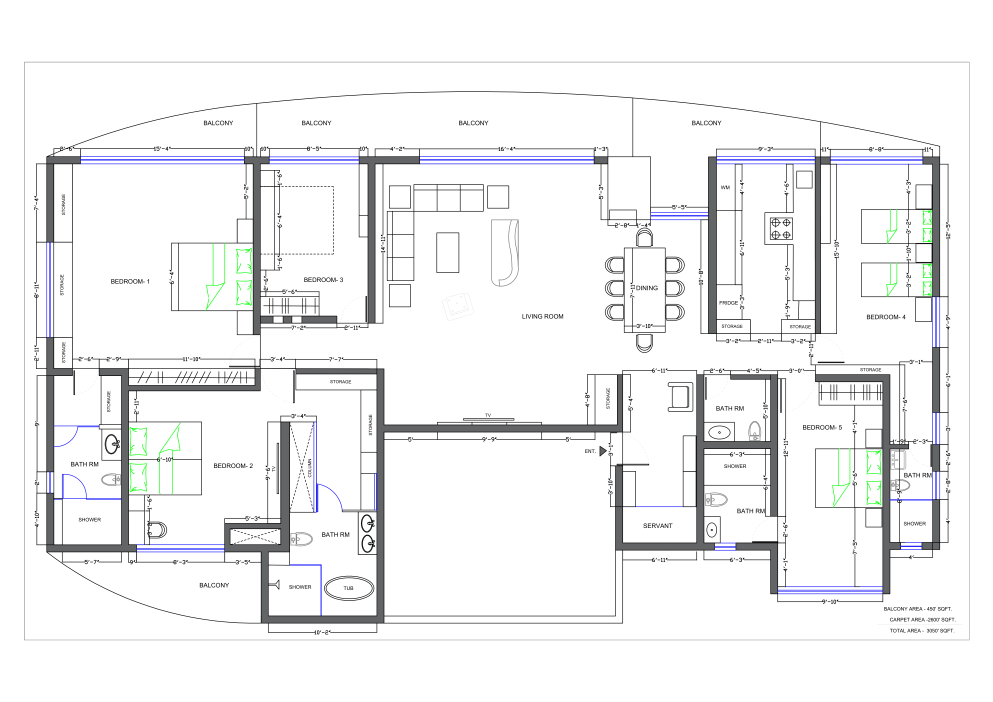
#> input picture vastu/TEST_IMAGE/VEERA_HT.png, 4963 x 3508 px (shown at 1/5 size)
$ jupyter execute --allow-errors test.ipynb
#> lines starting #> are read from the running program, lines starting #| are printed output that depends on the picture; after the words box and inside, x2 and y2 are one past the last pixel; in counts of white or black regions, pixels touching at a corner belong together
[cell 1]
import cv2
import numpy as np
import matplotlib.pyplot as plt
from pyproj import Proj, transform

# [7 lines left out: function show_image, not called in this run]

def process_blueprint(blueprint_path: str, center_lat: float, center_lon: float, point_lat: float, point_lon: float):

#> called with blueprint_path = './TEST_IMAGE/VEERA_HT.png', center_lat = 19.03, center_lon = 72.85, point_lat = 19.03, point_lon = 72.85
    def calculate_north_angle(center_lat: float, center_lon: float, point_lat: float, point_lon: float) -> float:
        """Calculates the angle of true North based on two geographic points."""
        in_proj = Proj('epsg:4326')  # WGS84
        out_proj = Proj('epsg:3857') # Web Mercator

        center_x, center_y = transform(in_proj, out_proj, center_lon, center_lat, always_xy=True)
        point_x, point_y = transform(in_proj, out_proj, point_lon, point_lat, always_xy=True)

        delta_x = point_x - center_x
        delta_y = point_y - center_y
        angle_rad = np.arctan2(delta_y, delta_x)
        angle_deg = np.degrees(angle_rad)

        rotation_angle = 90 - angle_deg
        return rotation_angle

    # [111 lines left out: functions overlay_image, draw_annotations, not called in this run]

    # --- Main Script ---

    # Step 1: Load images
    try:
        img = cv2.imread(blueprint_path, cv2.IMREAD_UNCHANGED)
#> img is the input picture: shape (3508, 4963, 3); mean B, G, R 241.9, 241.1, 240.7
        img2 = cv2.imread('shakti_chakra.png', cv2.IMREAD_UNCHANGED)
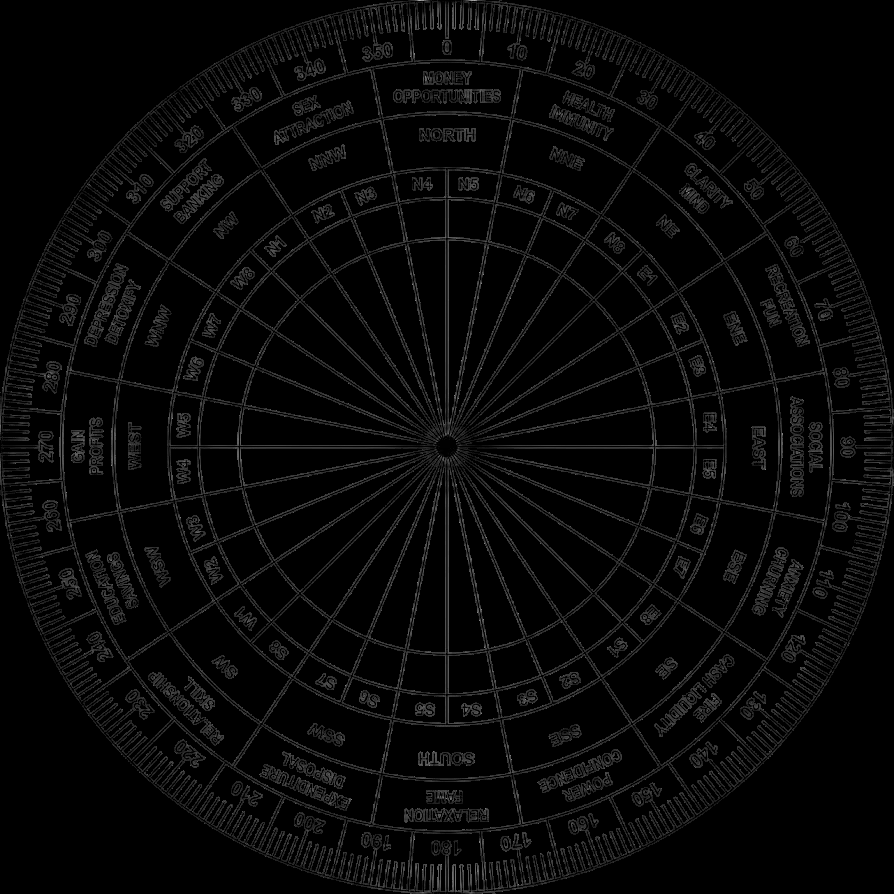
#> input picture vastu/shakti_chakra.png, 894 x 894 px
#> img2 is the input picture: shape (894, 894, 4); mean B, G, R, A 8.3, 8.3, 8.3, 29.9
        if img is None:
            raise FileNotFoundError("Could not read the main image ('utsavhome.png'). Please check the file path.")
    except FileNotFoundError as e:
        print(e)
        exit()

    output_img = img.copy()
    gray = cv2.cvtColor(img, cv2.COLOR_BGR2GRAY)
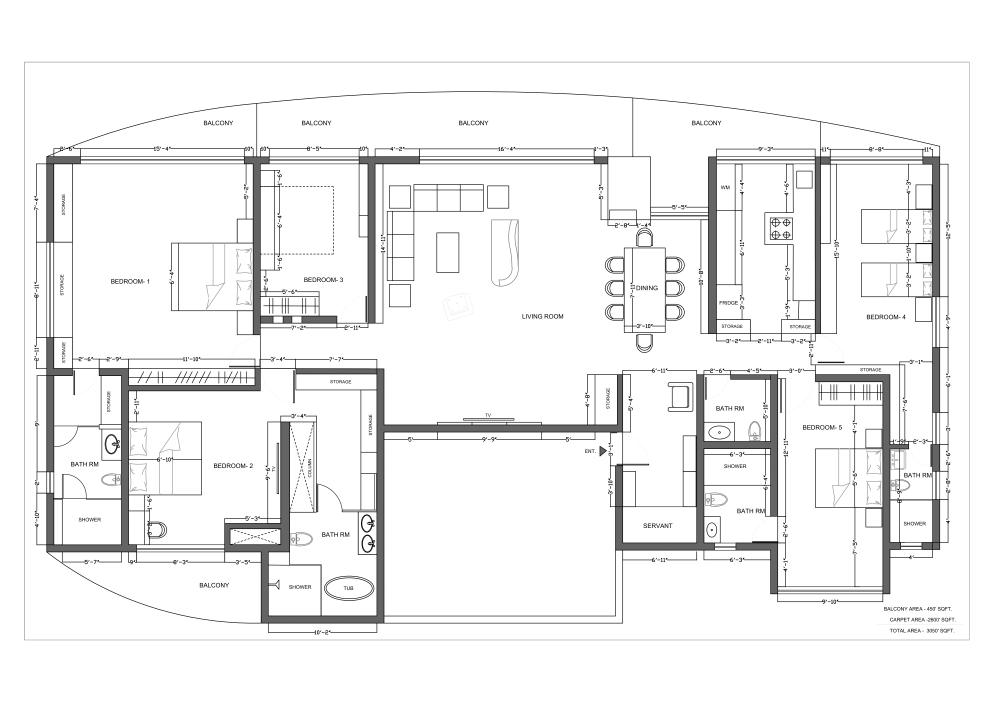
#> gray: shape (3508, 4963) (shown at 1/5 size); min 0, max 255, mean 241.1

    # Step 2: Threshold to binary
    _, binary = cv2.threshold(gray, 200, 255, cv2.THRESH_BINARY_INV)
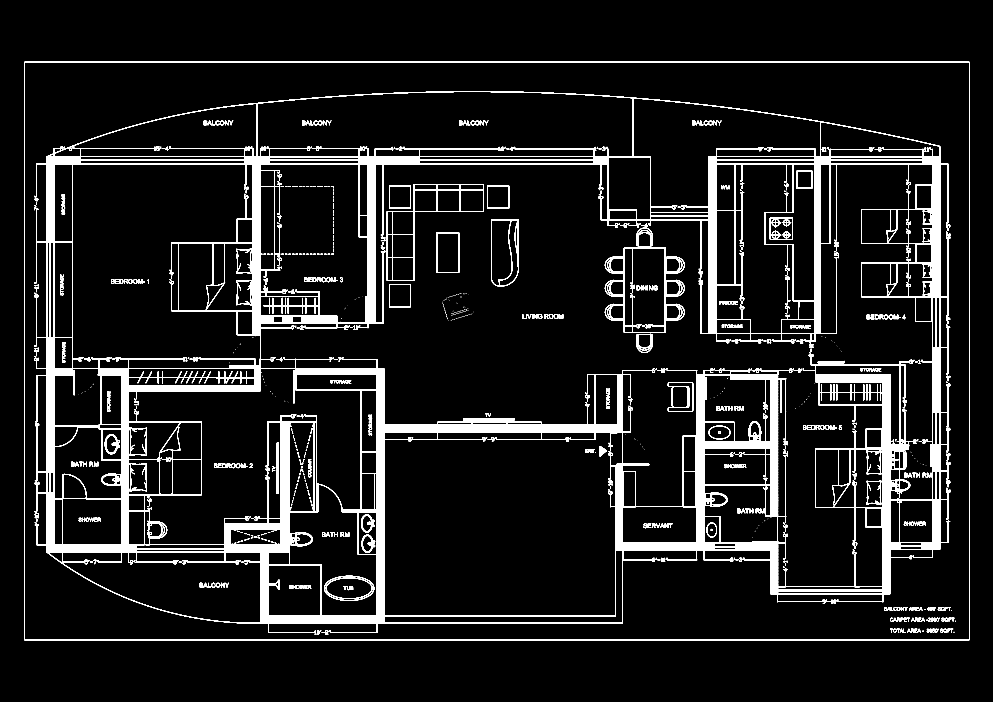
#> binary: shape (3508, 4963) (shown at 1/5 size); 7.7% white; 1187 white regions (318 under 20 px), largest, box (x1, y1, x2, y2) and area: (172, 457, 4751, 3172) 1118849, (121, 309, 4847, 3201) 38064, (3024, 1238, 3423, 1665) 17873

    # Step 3: Morphological closing
    kernel = cv2.getStructuringElement(cv2.MORPH_RECT, (11, 11))
    closed = cv2.morphologyEx(binary, cv2.MORPH_CLOSE, kernel)
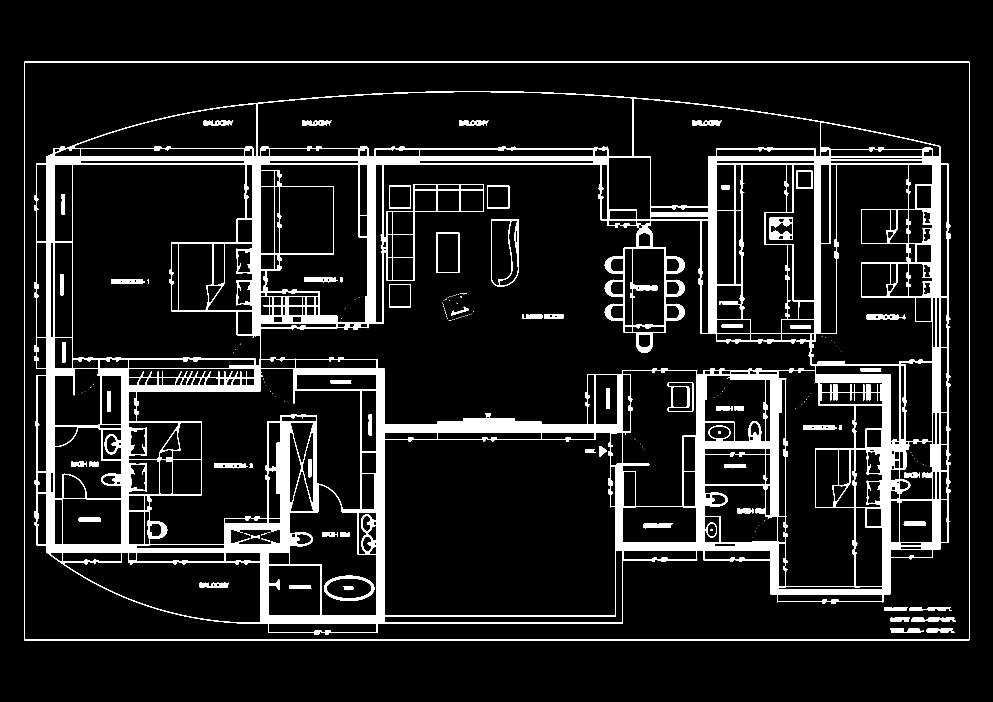
#> closed: shape (3508, 4963) (shown at 1/5 size); 8.9% white; 288 white regions (213 under 20 px), largest, box (x1, y1, x2, y2) and area: (172, 457, 4751, 3172) 1394836, (121, 309, 4847, 3201) 38064, (3849, 1088, 3965, 1199) 7205

    # Step 4: Find connected components
    num_labels, labels, stats, centroids = cv2.connectedComponentsWithStats(closed, connectivity=8)
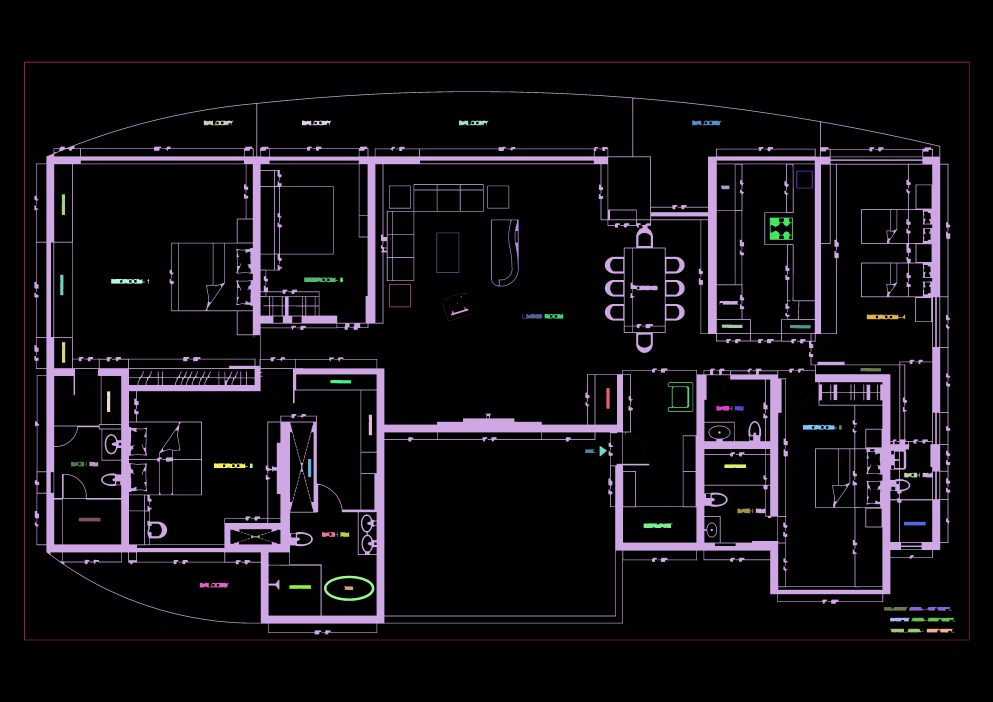
#> labels: shape (3508, 4963) int32 (shown at 1/5 size); 289 distinct labels, from 0 to 288; one colour per label, 0 black
#> num_labels = 289; stats = 289 rows, first 6: [0, 0, 4963, 3508, 15856286], [121, 309, 4726, 2892, 38064], [172, 457, 4579, 2715, 1394836], [1019, 603, 147, 24, 2343], [1510, 603, 147, 24, 2343], [2295, 603, 147, 24, 2329]; centroids = 289 pairs, first value 308.5 to 4695.5, second value 614.1 to 3152.6

    # Step 5: Find the biggest non-background component
    max_area = 0
    max_label = -1
    if num_labels > 1:
        for i in range(1, num_labels):
            area = stats[i, cv2.CC_STAT_AREA]
            x, y, w, h = stats[i, cv2.CC_STAT_LEFT], stats[i, cv2.CC_STAT_TOP], stats[i, cv2.CC_STAT_WIDTH], stats[i, cv2.CC_STAT_HEIGHT]
            aspect_ratio = max(w, h) / (min(w, h) + 1e-6) # Add epsilon to avoid division by zero
            if area > max_area and aspect_ratio < 4:
                max_area = area
                max_label = i
#> this loop made 288 passes
#> (area, x, y, w, h, aspect_ratio, max_area) on passes 1 to 2: (38064, 121, 309, 4726, 2892, 1.63, 38064), (1394836, 172, 457, 4579, 2715, 1.69, 1394836)
#> (area, x, y, w, h, aspect_ratio) on passes 3 to 8: (2343, 1019, 603, 147, 24, 6.12), (2343, 1510, 603, 147, 24, 6.12), (2329, 2295, 603, 147, 24, 6.12), (2436, 3461, 603, 146, 24, 6.08), (1138, 3982, 854, 81, 88, 1.09), (1409, 1945, 928, 109, 115, 1.06)
#> after the loop, max_area = 1394836; max_label = 2

    # Step 6: Process the largest component if found
    if max_label != -1:
        house_mask = np.zeros_like(binary)
        house_mask[labels == max_label] = 255

        # Step 7: Find contours of the main house
        contours, _ = cv2.findContours(house_mask, cv2.RETR_EXTERNAL, cv2.CHAIN_APPROX_SIMPLE)

        if contours:
            main_contour = max(contours, key=cv2.contourArea)

            # Get the centroid
            M = cv2.moments(main_contour)
            if M["m00"] == 0:
                raise ValueError("Cannot find centroid — zero area detected.")
            cx = int(M["m10"] / M["m00"])
            cy = int(M["m01"] / M["m00"])
            center = (cx, cy)

            # Get bounding box for scaling
            x, y, w, h = cv2.boundingRect(main_contour)
            bbox = (x, y, w, h)

            # south lendmark
            CENTER_LAT = center_lat
            CENTER_LON = center_lon

            # main loaction
            POINT_LAT = point_lat
            POINT_LON = point_lon


            print("Calculating North angle from geographic coordinates...")
            angle = calculate_north_angle(CENTER_LAT, CENTER_LON, POINT_LAT, POINT_LON)
            print(f"Calculated rotation angle: {angle:.2f} degrees")

            # Overlay the second image
            output_img = overlay_image(output_img, img2, center, w,h, rotation_angle=angle)

            # Draw all annotations
            output_img = draw_annotations(output_img, center, main_contour, bbox, angle)
            return output_img

        else:
            print("No contour found after filtering for the largest component.")
    else:
        print("No suitable component found for the house structure.")

# path_image = '12.png'
path_image = './TEST_IMAGE/VEERA_HT.png'
#> (the rest of this cell did not finish here and is left out)
